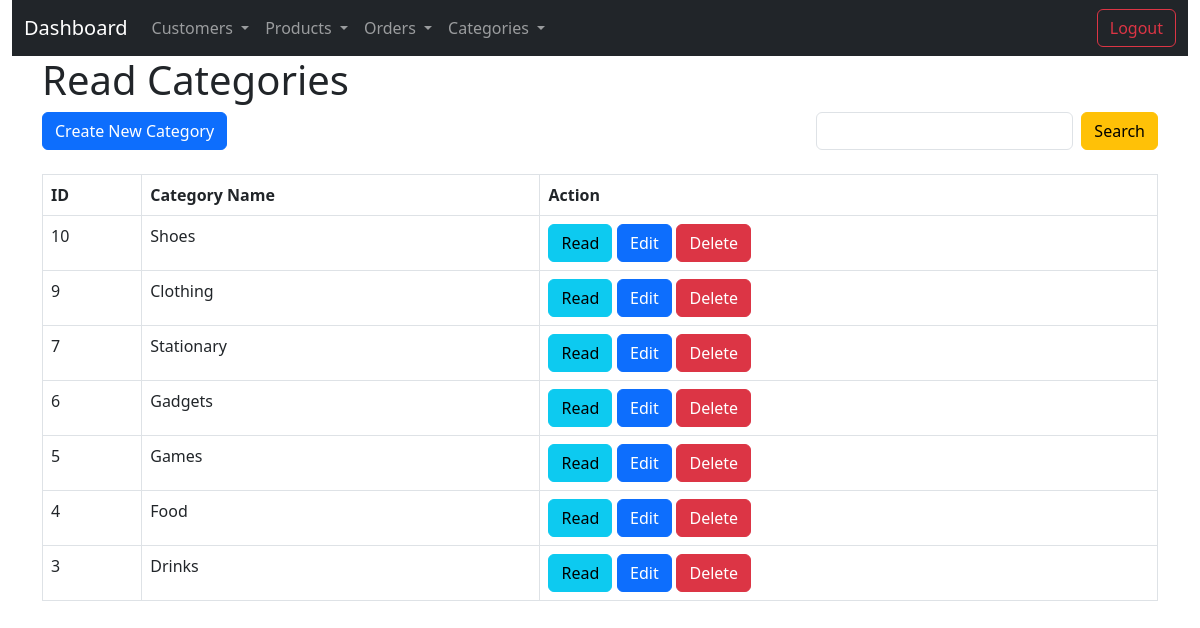
Page /category_index.php on the committed database.
### tables this page shows
CREATE TABLE IF NOT EXISTS `product_category` (
  `categoryID` int(11) NOT NULL AUTO_INCREMENT,
  `category_name` varchar(30) NOT NULL,
  `description` varchar(255) NOT NULL,
  PRIMARY KEY (`categoryID`)
);

### category_index.php (the view, shortened to what this page needs)
<!DOCTYPE HTML>
<html>
<head>
    <link href="https://cdn.jsdelivr.net/npm/bootstrap@5.3.0/dist/css/bootstrap.min.css" rel="stylesheet">
</head>
<?php
include 'navbar.php';
?>
<body>
    <div class="container">
        <div class="page-header">
            <h1>Read Categories</h1>
        </div>
        <div class="d-flex justify-content-between mb-4">
            <a href='product_category.php' class='btn btn-primary m-b-1em'>Create New Category</a>
            <form action="<?php echo htmlspecialchars($_SERVER["PHP_SELF"]); ?>" method="get" class="d-flex">
                <input type="search" id="search" name="search" class="form-control me-2" />
                <input type="submit" value="Search" class='btn btn-warning' />
            </form>
        </div>
        <?php
        include 'config_folder/database.php';
        try {
            $query = "SELECT categoryID, category_name, description FROM product_category ORDER BY categoryID DESC";
            $action = isset($_GET['action']) ? $_GET['action'] : "";
            $stmt = $con->prepare($query);
            $stmt->execute();
            $num = $stmt->rowCount();
            if ($num > 0) {
                echo "<table class='table table-hover table-bordered'>";
                echo "<thead>";
                echo "<tr>";
                echo "<th>ID</th>";
                echo "<th>Category Name</th>";
                echo "<th colspan='2'>Action</th>";
                echo "</tr>";
                echo "</thead>";
                echo "<tbody>";
                while ($row = $stmt->fetch(PDO::FETCH_ASSOC)) {
                    extract($row);
                    echo "<tr>";
                    echo "<td>{$categoryID}</td>";
                    echo "<td>{$category_name}</td>";
                    echo "<td>";
                    echo "<a href='category_read_one.php?categoryID={$categoryID}' class='btn btn-info' style='margin-right: 0.3em;'>Read</a>";
                    echo "<a href='category_update.php?categoryID={$categoryID}' class='btn btn-primary' style='margin-right: 0.3em;'>Edit</a>";
                    echo "<a href='#' onclick='delete_user({$categoryID});' class='btn btn-danger'>Delete</a>";
                    echo "</td>";
                    echo "</tr>";
                }
                echo "</tbody>";
                echo "</table>";
                echo "</div>";
            } else if (empty($search) && $_SERVER["REQUEST_METHOD"] === "GET" && $action !== 'deleted') {
                echo "<div class='alert alert-danger'>No records found.</div>";
            }
        } catch (PDOException $exception) {
            die('ERROR: ' . $exception->getMessage());
        }
        ?>
</body>
</html>

### rows in the picture
product_category: categoryID "10", category_name "Shoes"
product_category: categoryID "9", category_name "Clothing"
product_category: categoryID "7", category_name "Stationary"
product_category: categoryID "6", category_name "Gadgets"
product_category: categoryID "5", category_name "Games"
product_category: categoryID "4", category_name "Food"
product_category: categoryID "3", category_name "Drinks"
